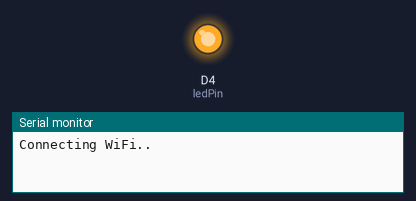
The sketch below on a simulated ESP8266 (NodeMCU). Shown: output pins drawn as LEDs (lit = HIGH), the last lines printed to the serial monitor. WiFi joins after 1.5 s; servers stay silent unless stated; uploads are accepted with an empty reply.

Above: at 0.1 s.
At 1.6 s:
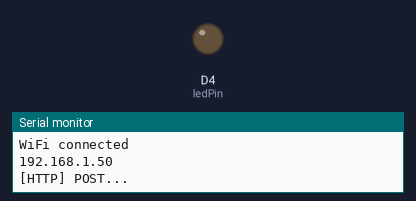
Timing chart, 0 to 3.1 s (numbered marks = the images above):
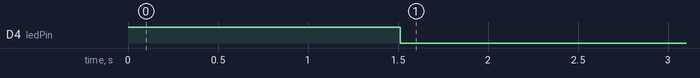

The sketch:

ws05_httpclient_Post.ino
```cpp
#include <ESP8266WiFiMulti.h>
#include <ESP8266HTTPClient.h>

ESP8266WiFiMulti wifiMulti;

const int ledPin = D4; // GPIO13


String url = "http://httpbin.org/post";


void setup() {
  pinMode(ledPin, OUTPUT);
  digitalWrite(ledPin, HIGH); // kob
  Serial.begin(115200);
  delay(10);

  wifiMulti.addAP("NK-Sssst", "sss111");
  wifiMulti.addAP("esp8266", "12345678");

  Serial.println("Connecting WiFi..");
  while (wifiMulti.run() != WL_CONNECTED) {
     Serial.print(".");
     delay(500);
  }
  digitalWrite(ledPin, LOW);
  Serial.println("WiFi connected ");
  Serial.println(WiFi.localIP());
}

void loop() {
  while (wifiMulti.run() != WL_CONNECTED) {
      Serial.print(".");
      digitalWrite(ledPin, HIGH);
      delay(500);
  }
  digitalWrite(ledPin, LOW);

  String data = "title=halo&deviceID=ksbเทส&temp=25.25&humid=60.20";

  HTTPClient http;
  http.begin(url);
  //  http.begin("httpbin.org", 80, "/get?key=kobkiat&counter=3");
  http.addHeader("Content-Type", "application/x-www-form-urlencoded");
  Serial.println("[HTTP] POST...");
  int httpCode = http.POST(data);

  //http.writeToStream(&Serial);

  if (httpCode > 0) {
    Serial.printf("Response Code: %d\n", httpCode);
    if (httpCode == HTTP_CODE_OK){
      String payload = http.getString();
      Serial.println(payload);
    }
  } else {
      Serial.print("[HTTP] failed "); Serial.print(httpCode);
      Serial.println(http.errorToString(httpCode).c_str());
  }

  http.end();
  delay(30000);
}
```
